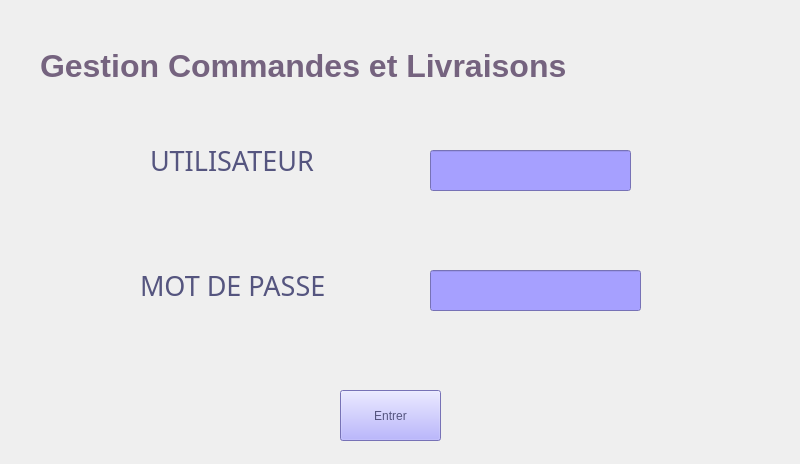
<?xml version="1.0" encoding="UTF-8"?>
<ui version="4.0">
 <class>MainWindow</class>
 <widget class="QMainWindow" name="MainWindow">
  <property name="geometry">
   <rect>
    <x>0</x>
    <y>0</y>
    <width>800</width>
    <height>464</height>
   </rect>
  </property>
  <property name="windowTitle">
   <string>MainWindow</string>
  </property>
  <widget class="QWidget" name="centralwidget">
   <widget class="QStackedWidget" name="stackedWidget">
    <property name="geometry">
     <rect>
      <x>0</x>
      <y>0</y>
      <width>1001</width>
      <height>621</height>
     </rect>
    </property>
    <widget class="QWidget" name="page">
     <widget class="QLineEdit" name="password">
      <property name="geometry">
       <rect>
        <x>430</x>
        <y>270</y>
        <width>211</width>
        <height>41</height>
       </rect>
      </property>
      <property name="styleSheet">
       <string notr="true">background-color :rgb(166, 160, 255)</string>
      </property>
      <property name="echoMode">
       <enum>QLineEdit::Password</enum>
      </property>
     </widget>
     <widget class="QLabel" name="label_42">
      <property name="geometry">
       <rect>
        <x>150</x>
        <y>150</y>
        <width>171</width>
        <height>21</height>
       </rect>
      </property>
      <property name="palette">
       <palette>
        <active>
         <colorrole role="WindowText">
          <brush brushstyle="SolidPattern">
           <color alpha="255">
            <red>85</red>
            <green>85</green>
            <blue>127</blue>
           </color>
          </brush>
         </colorrole>
         <colorrole role="Text">
          <brush brushstyle="SolidPattern">
           <color alpha="255">
            <red>85</red>
            <green>85</green>
            <blue>127</blue>
           </color>
          </brush>
         </colorrole>
         <colorrole role="ButtonText">
          <brush brushstyle="SolidPattern">
           <color alpha="255">
            <red>85</red>
            <green>85</green>
            <blue>127</blue>
           </color>
          </brush>
         </colorrole>
         <colorrole role="PlaceholderText">
          <brush brushstyle="NoBrush">
           <color alpha="128">
            <red>85</red>
            <green>85</green>
            <blue>127</blue>
           </color>
          </brush>
         </colorrole>
        </active>
        <inactive>
         <colorrole role="WindowText">
          <brush brushstyle="SolidPattern">
           <color alpha="255">
            <red>85</red>
            <green>85</green>
            <blue>127</blue>
           </color>
          </brush>
         </colorrole>
         <colorrole role="Text">
          <brush brushstyle="SolidPattern">
           <color alpha="255">
            <red>85</red>
            <green>85</green>
            <blue>127</blue>
           </color>
          </brush>
         </colorrole>
         <colorrole role="ButtonText">
          <brush brushstyle="SolidPattern">
           <color alpha="255">
            <red>85</red>
            <green>85</green>
            <blue>127</blue>
           </color>
          </brush>
         </colorrole>
         <colorrole role="PlaceholderText">
          <brush brushstyle="NoBrush">
           <color alpha="128">
            <red>85</red>
            <green>85</green>
            <blue>127</blue>
           </color>
          </brush>
         </colorrole>
        </inactive>
        <disabled>
         <colorrole role="WindowText">
          <brush brushstyle="SolidPattern">
           <color alpha="255">
            <red>85</red>
            <green>85</green>
            <blue>127</blue>
           </color>
          </brush>
         </colorrole>
         <colorrole role="Text">
          <brush brushstyle="SolidPattern">
           <color alpha="255">
            <red>85</red>
            <green>85</green>
            <blue>127</blue>
           </color>
          </brush>
         </colorrole>
         <colorrole role="ButtonText">
          <brush brushstyle="SolidPattern">
           <color alpha="255">
            <red>85</red>
            <green>85</green>
            <blue>127</blue>
           </color>
          </brush>
         </colorrole>
         <colorrole role="PlaceholderText">
          <brush brushstyle="NoBrush">
           <color alpha="128">
            <red>85</red>
            <green>85</green>
            <blue>127</blue>
           </color>
          </brush>
         </colorrole>
        </disabled>
       </palette>
      </property>
      <property name="font">
       <font>
        <family>Lucida Calligraphy</family>
        <pointsize>20</pointsize>
       </font>
      </property>
      <property name="toolTip">
       <string>&lt;!DOCTYPE HTML PUBLIC &quot;-//W3C//DTD HTML 4.0//EN&quot; &quot;http://www.w3.org/TR/REC-html40/strict.dtd&quot;&gt;
&lt;html&gt;&lt;head&gt;&lt;meta name=&quot;qrichtext&quot; content=&quot;1&quot; /&gt;&lt;style type=&quot;text/css&quot;&gt;
p, li { white-space: pre-wrap; }
&lt;/style&gt;&lt;/head&gt;&lt;body style=&quot; font-family:'Lucida Calligraphy'; font-size:20pt; font-weight:400; font-style:normal;&quot;&gt;
&lt;p style=&quot; margin-top:0px; margin-bottom:0px; margin-left:0px; margin-right:0px; -qt-block-indent:0; text-indent:0px;&quot;&gt;&lt;span style=&quot; font-weight:600; font-style:italic; color:#00ffff;&quot;&gt;Utilisateur&lt;/span&gt;&lt;/p&gt;&lt;/body&gt;&lt;/html&gt;</string>
      </property>
      <property name="autoFillBackground">
       <bool>false</bool>
      </property>
      <property name="styleSheet">
       <string notr="true">color:rgb(85, 85, 127)</string>
      </property>
      <property name="text">
       <string>UTILISATEUR</string>
      </property>
     </widget>
     <widget class="QLabel" name="label_43">
      <property name="geometry">
       <rect>
        <x>140</x>
        <y>270</y>
        <width>191</width>
        <height>31</height>
       </rect>
      </property>
      <property name="palette">
       <palette>
        <active>
         <colorrole role="WindowText">
          <brush brushstyle="SolidPattern">
           <color alpha="255">
            <red>85</red>
            <green>85</green>
            <blue>127</blue>
           </color>
          </brush>
         </colorrole>
         <colorrole role="Text">
          <brush brushstyle="SolidPattern">
           <color alpha="255">
            <red>85</red>
            <green>85</green>
            <blue>127</blue>
           </color>
          </brush>
         </colorrole>
         <colorrole role="ButtonText">
          <brush brushstyle="SolidPattern">
           <color alpha="255">
            <red>85</red>
            <green>85</green>
            <blue>127</blue>
           </color>
          </brush>
         </colorrole>
         <colorrole role="PlaceholderText">
          <brush brushstyle="NoBrush">
           <color alpha="128">
            <red>85</red>
            <green>85</green>
            <blue>127</blue>
           </color>
          </brush>
         </colorrole>
        </active>
        <inactive>
         <colorrole role="WindowText">
          <brush brushstyle="SolidPattern">
           <color alpha="255">
            <red>85</red>
            <green>85</green>
            <blue>127</blue>
           </color>
          </brush>
         </colorrole>
         <colorrole role="Text">
          <brush brushstyle="SolidPattern">
           <color alpha="255">
            <red>85</red>
            <green>85</green>
            <blue>127</blue>
           </color>
          </brush>
         </colorrole>
         <colorrole role="ButtonText">
          <brush brushstyle="SolidPattern">
           <color alpha="255">
            <red>85</red>
            <green>85</green>
            <blue>127</blue>
           </color>
          </brush>
         </colorrole>
         <colorrole role="PlaceholderText">
          <brush brushstyle="NoBrush">
           <color alpha="128">
            <red>85</red>
            <green>85</green>
            <blue>127</blue>
           </color>
          </brush>
         </colorrole>
        </inactive>
        <disabled>
         <colorrole role="WindowText">
          <brush brushstyle="SolidPattern">
           <color alpha="255">
            <red>85</red>
            <green>85</green>
            <blue>127</blue>
           </color>
          </brush>
         </colorrole>
         <colorrole role="Text">
          <brush brushstyle="SolidPattern">
           <color alpha="255">
            <red>85</red>
            <green>85</green>
            <blue>127</blue>
           </color>
          </brush>
         </colorrole>
         <colorrole role="ButtonText">
          <brush brushstyle="SolidPattern">
           <color alpha="255">
            <red>85</red>
            <green>85</green>
            <blue>127</blue>
           </color>
          </brush>
         </colorrole>
         <colorrole role="PlaceholderText">
          <brush brushstyle="NoBrush">
           <color alpha="128">
            <red>85</red>
            <green>85</green>
            <blue>127</blue>
           </color>
          </brush>
         </colorrole>
        </disabled>
       </palette>
      </property>
      <property name="font">
       <font>
        <family>Lucida Calligraphy</family>
        <pointsize>20</pointsize>
       </font>
      </property>
      <property name="styleSheet">
       <string notr="true">color:rgb(85, 85, 127)</string>
      </property>
      <property name="text">
       <string>MOT DE PASSE</string>
      </property>
     </widget>
     <widget class="QLineEdit" name="username">
      <property name="geometry">
       <rect>
        <x>430</x>
        <y>150</y>
        <width>201</width>
        <height>41</height>
       </rect>
      </property>
      <property name="palette">
       <palette>
        <active>
         <colorrole role="Button">
          <brush brushstyle="SolidPattern">
           <color alpha="255">
            <red>166</red>
            <green>160</green>
            <blue>255</blue>
           </color>
          </brush>
         </colorrole>
         <colorrole role="Base">
          <brush brushstyle="SolidPattern">
           <color alpha="255">
            <red>166</red>
            <green>160</green>
            <blue>255</blue>
           </color>
          </brush>
         </colorrole>
         <colorrole role="Window">
          <brush brushstyle="SolidPattern">
           <color alpha="255">
            <red>166</red>
            <green>160</green>
            <blue>255</blue>
           </color>
          </brush>
         </colorrole>
        </active>
        <inactive>
         <colorrole role="Button">
          <brush brushstyle="SolidPattern">
           <color alpha="255">
            <red>166</red>
            <green>160</green>
            <blue>255</blue>
           </color>
          </brush>
         </colorrole>
         <colorrole role="Base">
          <brush brushstyle="SolidPattern">
           <color alpha="255">
            <red>166</red>
            <green>160</green>
            <blue>255</blue>
           </color>
          </brush>
         </colorrole>
         <colorrole role="Window">
          <brush brushstyle="SolidPattern">
           <color alpha="255">
            <red>166</red>
            <green>160</green>
            <blue>255</blue>
           </color>
          </brush>
         </colorrole>
        </inactive>
        <disabled>
         <colorrole role="Button">
          <brush brushstyle="SolidPattern">
           <color alpha="255">
            <red>166</red>
            <green>160</green>
            <blue>255</blue>
           </color>
          </brush>
         </colorrole>
         <colorrole role="Base">
          <brush brushstyle="SolidPattern">
           <color alpha="255">
            <red>166</red>
            <green>160</green>
            <blue>255</blue>
           </color>
          </brush>
         </colorrole>
         <colorrole role="Window">
          <brush brushstyle="SolidPattern">
           <color alpha="255">
            <red>166</red>
            <green>160</green>
            <blue>255</blue>
           </color>
          </brush>
         </colorrole>
        </disabled>
       </palette>
      </property>
      <property name="styleSheet">
       <string notr="true">background-color :rgb(166, 160, 255)</string>
      </property>
     </widget>
     <widget class="QLabel" name="label_3">
      <property name="geometry">
       <rect>
        <x>-150</x>
        <y>-10</y>
        <width>1091</width>
        <height>481</height>
       </rect>
      </property>
      <property name="styleSheet">
       <string notr="true"/>
      </property>
      <property name="text">
       <string/>
      </property>
      <property name="pixmap">
       <pixmap>../../Pictures/i/Cupcake_Roses_Pearl_Cake_Pink_color_514470_1280x853.jpg</pixmap>
      </property>
     </widget>
     <widget class="QLabel" name="label_44">
      <property name="geometry">
       <rect>
        <x>40</x>
        <y>50</y>
        <width>571</width>
        <height>31</height>
       </rect>
      </property>
      <property name="palette">
       <palette>
        <active>
         <colorrole role="WindowText">
          <brush brushstyle="SolidPattern">
           <color alpha="255">
            <red>117</red>
            <green>99</green>
            <blue>127</blue>
           </color>
          </brush>
         </colorrole>
         <colorrole role="Text">
          <brush brushstyle="SolidPattern">
           <color alpha="255">
            <red>117</red>
            <green>99</green>
            <blue>127</blue>
           </color>
          </brush>
         </colorrole>
         <colorrole role="ButtonText">
          <brush brushstyle="SolidPattern">
           <color alpha="255">
            <red>117</red>
            <green>99</green>
            <blue>127</blue>
           </color>
          </brush>
         </colorrole>
         <colorrole role="PlaceholderText">
          <brush brushstyle="NoBrush">
           <color alpha="128">
            <red>117</red>
            <green>99</green>
            <blue>127</blue>
           </color>
          </brush>
         </colorrole>
        </active>
        <inactive>
         <colorrole role="WindowText">
          <brush brushstyle="SolidPattern">
           <color alpha="255">
            <red>117</red>
            <green>99</green>
            <blue>127</blue>
           </color>
          </brush>
         </colorrole>
         <colorrole role="Text">
          <brush brushstyle="SolidPattern">
           <color alpha="255">
            <red>117</red>
            <green>99</green>
            <blue>127</blue>
           </color>
          </brush>
         </colorrole>
         <colorrole role="ButtonText">
          <brush brushstyle="SolidPattern">
           <color alpha="255">
            <red>117</red>
            <green>99</green>
            <blue>127</blue>
           </color>
          </brush>
         </colorrole>
         <colorrole role="PlaceholderText">
          <brush brushstyle="NoBrush">
           <color alpha="128">
            <red>117</red>
            <green>99</green>
            <blue>127</blue>
           </color>
          </brush>
         </colorrole>
        </inactive>
        <disabled>
         <colorrole role="WindowText">
          <brush brushstyle="SolidPattern">
           <color alpha="255">
            <red>117</red>
            <green>99</green>
            <blue>127</blue>
           </color>
          </brush>
         </colorrole>
         <colorrole role="Text">
          <brush brushstyle="SolidPattern">
           <color alpha="255">
            <red>117</red>
            <green>99</green>
            <blue>127</blue>
           </color>
          </brush>
         </colorrole>
         <colorrole role="ButtonText">
          <brush brushstyle="SolidPattern">
           <color alpha="255">
            <red>117</red>
            <green>99</green>
            <blue>127</blue>
           </color>
          </brush>
         </colorrole>
         <colorrole role="PlaceholderText">
          <brush brushstyle="NoBrush">
           <color alpha="128">
            <red>117</red>
            <green>99</green>
            <blue>127</blue>
           </color>
          </brush>
         </colorrole>
        </disabled>
       </palette>
      </property>
      <property name="font">
       <font>
        <family>MS Shell Dlg 2</family>
        <pointsize>24</pointsize>
        <weight>75</weight>
        <bold>true</bold>
       </font>
      </property>
      <property name="toolTip">
       <string>&lt;!DOCTYPE HTML PUBLIC &quot;-//W3C//DTD HTML 4.0//EN&quot; &quot;http://www.w3.org/TR/REC-html40/strict.dtd&quot;&gt;
&lt;html&gt;&lt;head&gt;&lt;meta name=&quot;qrichtext&quot; content=&quot;1&quot; /&gt;&lt;style type=&quot;text/css&quot;&gt;
p, li { white-space: pre-wrap; }
&lt;/style&gt;&lt;/head&gt;&lt;body style=&quot; font-family:'Lucida Calligraphy'; font-size:20pt; font-weight:400; font-style:normal;&quot;&gt;
&lt;p style=&quot; margin-top:0px; margin-bottom:0px; margin-left:0px; margin-right:0px; -qt-block-indent:0; text-indent:0px;&quot;&gt;&lt;span style=&quot; font-weight:600; font-style:italic; color:#00ffff;&quot;&gt;Utilisateur&lt;/span&gt;&lt;/p&gt;&lt;/body&gt;&lt;/html&gt;</string>
      </property>
      <property name="autoFillBackground">
       <bool>false</bool>
      </property>
      <property name="styleSheet">
       <string notr="true">color:rgb(117, 99, 127)</string>
      </property>
      <property name="frameShape">
       <enum>QFrame::NoFrame</enum>
      </property>
      <property name="frameShadow">
       <enum>QFrame::Plain</enum>
      </property>
      <property name="text">
       <string>Gestion Commandes et Livraisons</string>
      </property>
      <property name="textFormat">
       <enum>Qt::AutoText</enum>
      </property>
      <property name="scaledContents">
       <bool>false</bool>
      </property>
      <property name="wordWrap">
       <bool>false</bool>
      </property>
     </widget>
     <widget class="QPushButton" name="pushButton">
      <property name="geometry">
       <rect>
        <x>340</x>
        <y>390</y>
        <width>101</width>
        <height>51</height>
       </rect>
      </property>
      <property name="styleSheet">
       <string notr="true">color:rgb(85, 85, 127);
background-color :rgb(166, 160, 255);
font: 16pt &quot;MS Shell Dlg 2&quot;;</string>
      </property>
      <property name="text">
       <string>Entrer</string>
      </property>
     </widget>
     <zorder>label_3</zorder>
     <zorder>password</zorder>
     <zorder>label_42</zorder>
     <zorder>label_43</zorder>
     <zorder>username</zorder>
     <zorder>label_44</zorder>
     <zorder>pushButton</zorder>
    </widget>
    <widget class="QWidget" name="page_2"/>
   </widget>
  </widget>
 </widget>
 <resources/>
 <connections/>
</ui>
